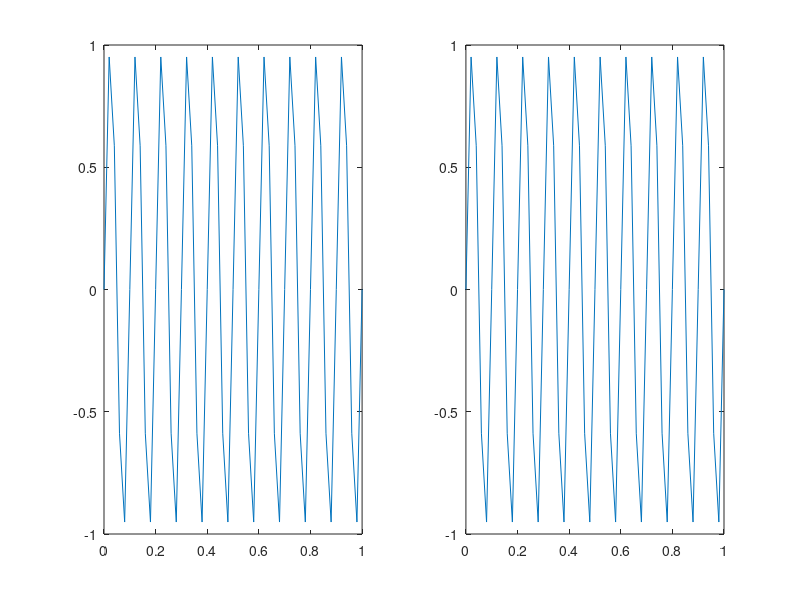

Source code (MATLAB):
% Lab 03, Problem 2

% 2.a
t1=0:(1/50):1;
f1=10;
y1=sin(2*pi*f1*t1);
subplot(1,2,1);
plot(t1, y1);
hold all;
title('');
xlabel('');
ylabel('');

% 2.b
t2=0:(1/50):1;
f2=60;
y2=sin(2*pi*f2*t2);
subplot(1,2,2);
plot(t2, y2);
title('');
xlabel('');
ylabel('');
